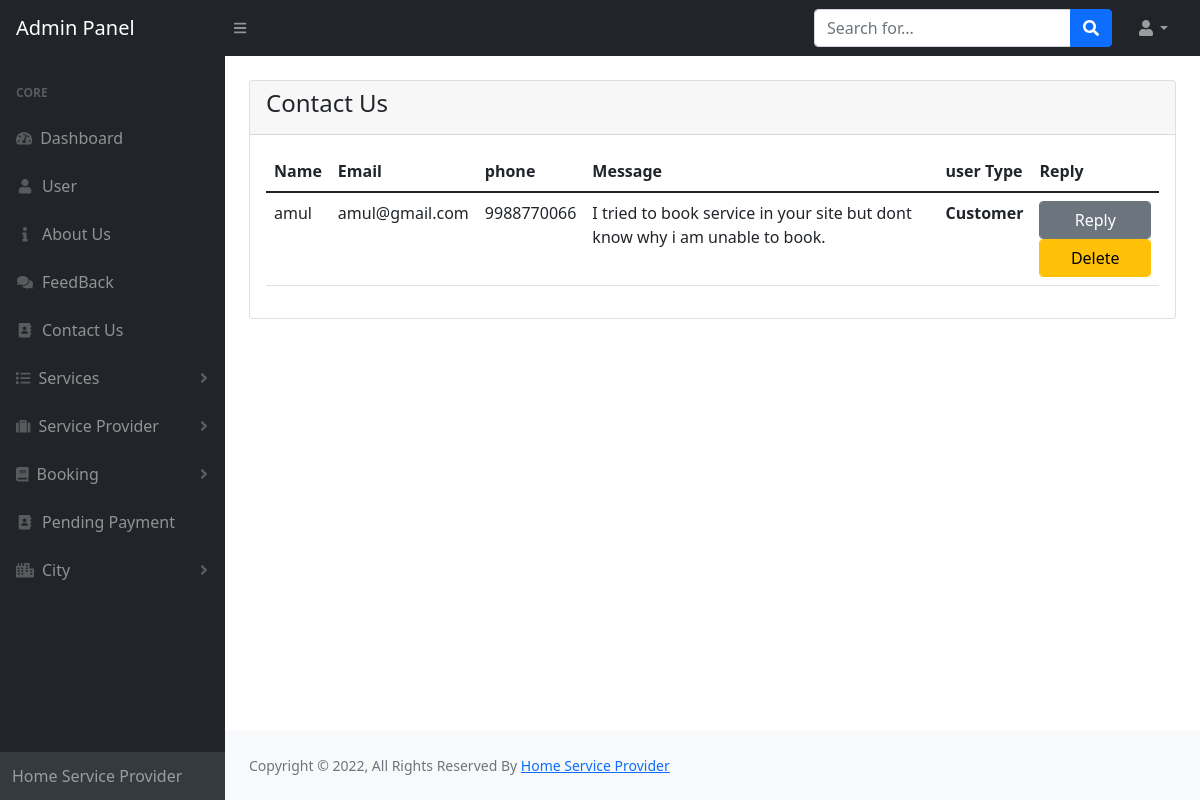
Page /admin/contact.php on the committed database.
### tables this page shows
CREATE TABLE `contact` (
  `cont_id` int(11) NOT NULL,
  `name` varchar(200) NOT NULL,
  `phone` varchar(13) NOT NULL,
  `email` varchar(100) NOT NULL,
  `message` mediumtext NOT NULL,
  `pid` int(11) NOT NULL,
  `status` tinyint(5) NOT NULL
);

### admin/contact.php (the view, shortened to what this page needs)
<?php
include('includes/header.php');
?>
<div class="container-fluid px-4">
     <div class="row mt-4">
        <div class="col-md-12">
            <div class="card">
                <div class="card-header">
                    <h4>Contact Us
                    </h4>
                </div>
                <div class="card-body">
                <table  class="table table-stripped" id="myTable">
                                    <thead class="">
                                        <tr>
                                            <th>Name</th>
											 <th>Email</th>
                                            <th>phone</th>
                                            <th>Message</th>
											<th>user Type</th>
                                            <th>Reply</th>
                                        </tr>
                                    </thead>
                                    <tbody>
									<?php
												include("includes/conn.php");
       												  $sql = 'SELECT * from contact';
        											 $result =  mysqli_query($conn , $sql);
    											     if (mysqli_num_rows($result) > 0) {
          													  while($row = mysqli_fetch_row($result)) {
									?>
                                        <tr>
                                            <td><?php echo $row[1];?></td>
											<td><?php echo $row[3];?></td>
                                            <td><?php echo $row[2];?></td>
											<td><?php echo $row[4];?></td>
											<td><?php if($row[6]==1){?>
											<b>Provider</b><?php }else{ ?><b>Customer</b><?php }?>
											</td>
                                            <td><a href="mailto:<?php echo $row[3];?>"><button type="submit" class="btn btn-secondary account-btn form-control "> Reply</button></a><a href="delcon.php?did=<?php echo $row[0];?>"><button type="submit" name="delete" class="btn btn-warning account-btn form-control "> Delete</button></a></td>
                                        </tr>
													 <?php }}?>
                                    </tbody>
                                </table>
                </div>
            </div>
        </div>
     </div>
<?php
include('includes/footer.php');
include('includes/scripts.php');
?>

### rows in the picture
contact: name "amul", email "amul@gmail.com", phone "9988770066", message "I tried to book service in your site but dont know why i am unable to book.", status "Customer"
